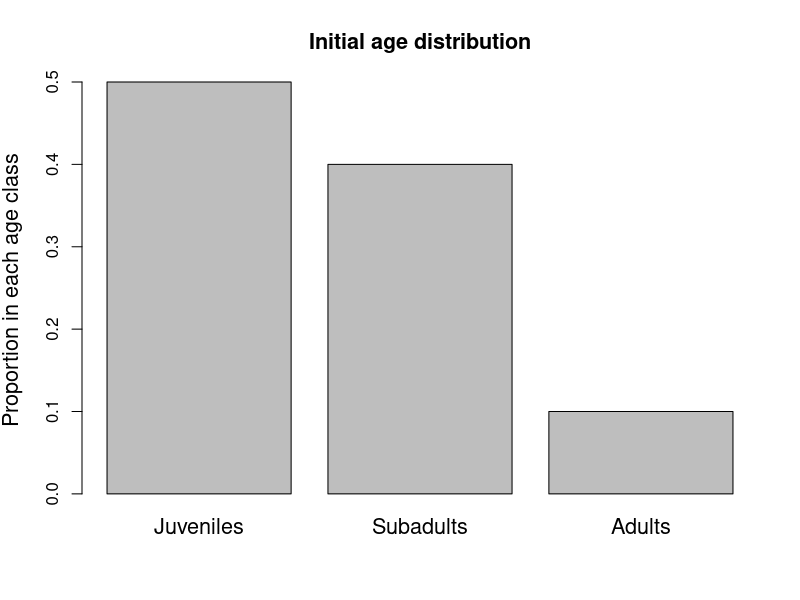
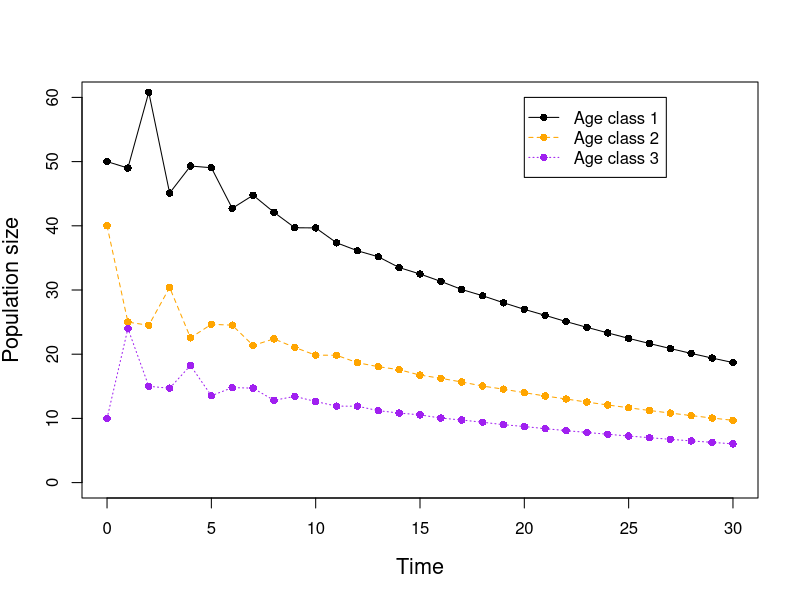
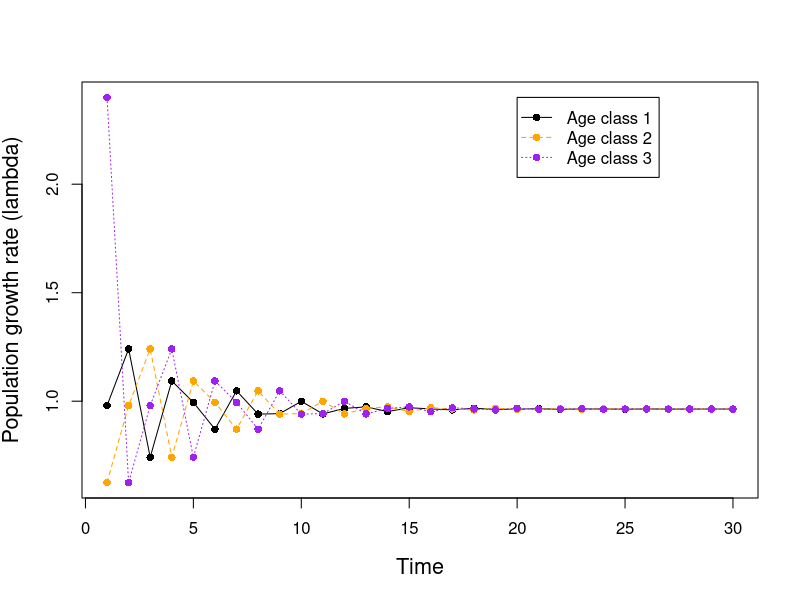
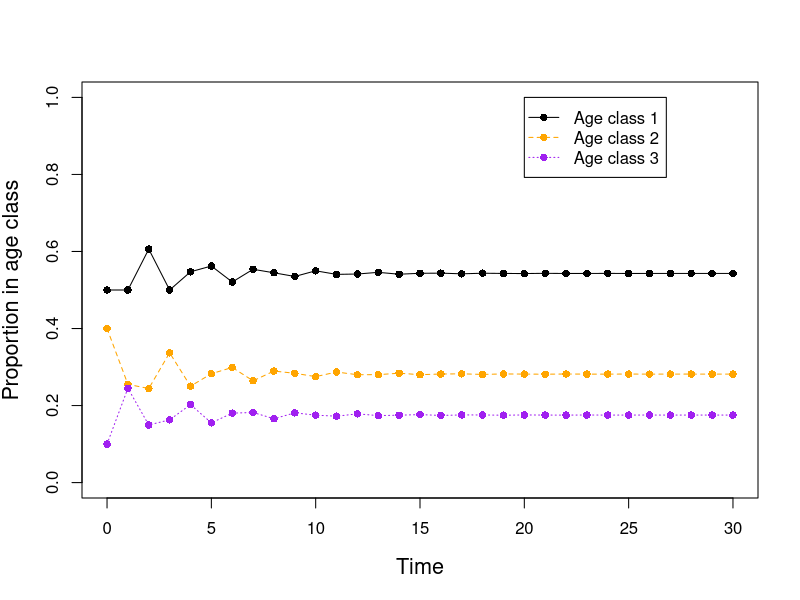
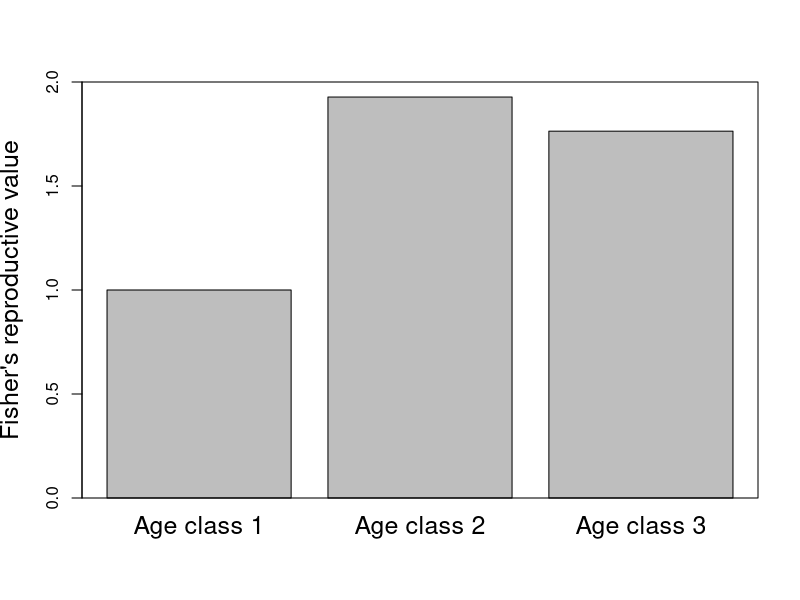

Generate these figures, in order, with R:
## ----eval=FALSE,include=FALSE-------------------------------------------------
## source("../../rnw2pdf.R")
## rnw2pdf("lecture-age-structure")
## rnw2pdf("lecture-age-structure",tangle=TRUE)


## ----struc1,include=TRUE,echo=FALSE,fig.width=6,fig.height=6,out.width='0.85\\textwidth',fig.align='center'----
barplot(c(0.5, 0.4, 0.1), cex.lab=1.3, cex.names=1.3, cex.main=1.3,
        names=c("Juveniles", "Subadults", "Adults"),
        ylab="Proportion in each age class",
        main="Initial age distribution")


## ----proj1,include=FALSE,echo=FALSE,results='hide'----------------------------
T <- 30
N <- matrix(NA, 3, T+1)
N[,1] <- c(50, 40, 10)
phi <- c(0.5, 0.6, 0.0)
gamma <- c(0, 0.8, 1.7)
A <- matrix(c(gamma, phi[1], 0, 0, 0, phi[2], 0), 3, 3, byrow=TRUE)
for(t in 1:T) {
    N[,t+1] <- A %*% N[,t]
}
TT <- matrix(0:T, 1, T+1)
matplot(t(TT), t(N), type="o", pch=16, xlab="Time", ylab="Population size",
        cex.lab=1.3, ylim=c(0, 60), col=c("black", "orange", "purple"))
legend(20, 60, c("Age class 1", "Age class 2", "Age class 3"),
       col=c("black", "orange", "purple"), pch=16, lty=1:3)


## ----lambda1,include=FALSE,echo=FALSE-----------------------------------------
lambda <- N[,2:(T+1)] / N[,1:T]
matplot(t(lambda), type="o", pch=16,
        xlab="Time", ylab="Population growth rate (lambda)",
        cex.lab=1.3,
        col=c("black", "orange", "purple"))
legend(20, 2.4, c("Age class 1", "Age class 2", "Age class 3"),
       col=c("black", "orange", "purple"), pch=16, lty=1:3)


## ----prop1,include=FALSE,echo=FALSE-------------------------------------------
Nt <- colSums(N)
C <- sweep(N, 2, Nt, "/")
matplot(t(TT), t(C), type="o", pch=16, xlab="Time",
        cex.lab=1.3,
        ylab="Proportion in age class",
        col=c("black", "orange", "purple"), ylim=c(0, 1))
legend(20, 1, c("Age class 1", "Age class 2", "Age class 3"),
       col=c("black", "orange", "purple"), pch=16, lty=1:3)


## ----rv,include=FALSE,echo=FALSE----------------------------------------------
V <- eigen(t(A))$vectors[,1]
rv <- as.numeric(V/V[1])
barplot(rv, names=c("Age class 1", "Age class 2", "Age class 3"),
        ylab="Fisher's reproductive value", ylim=c(0, 2), cex.names=1.5,
        cex.lab=1.5)
box()

